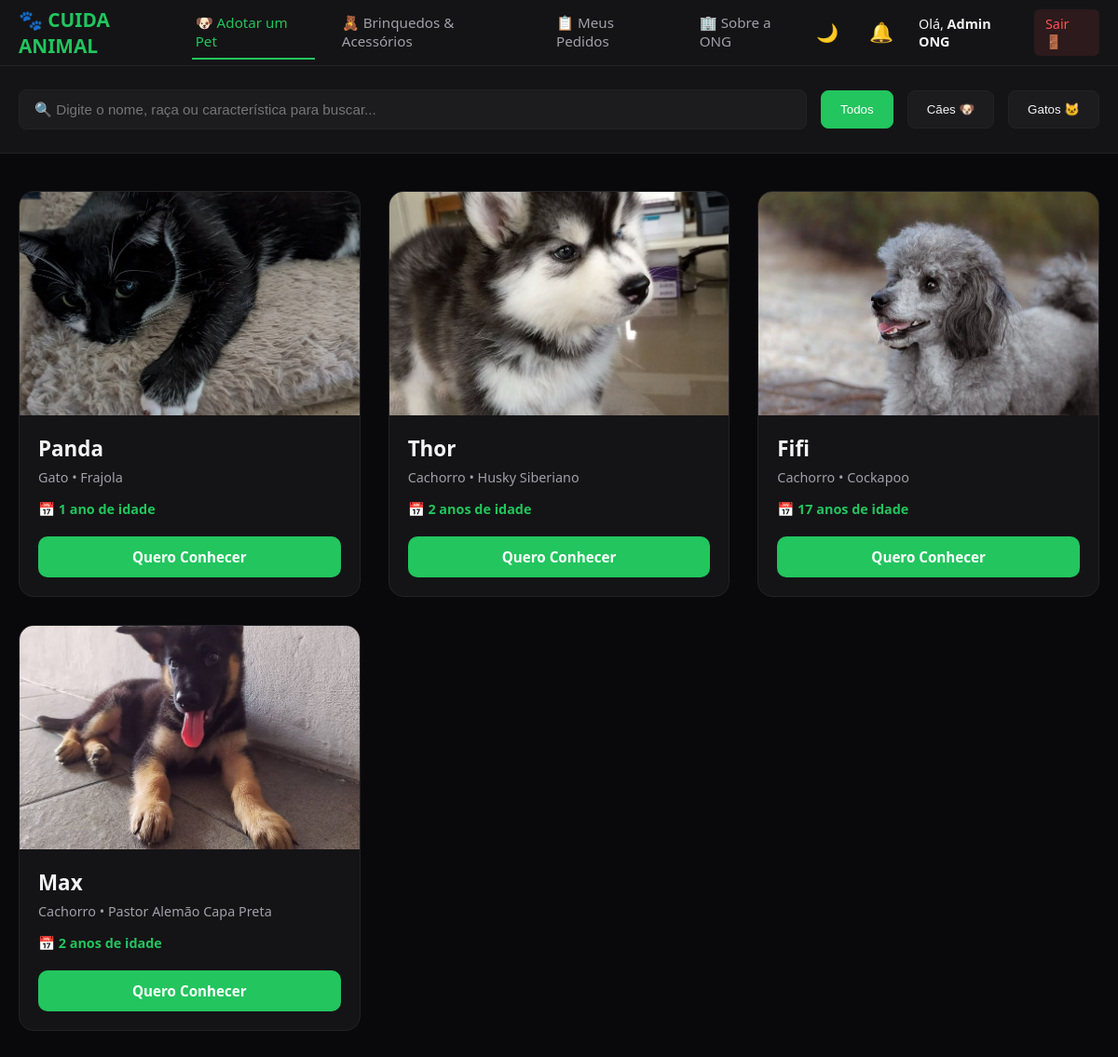
The page /painel-adotante.php (signed in) on the database its author committed.
### tables this page shows
CREATE TABLE IF NOT EXISTS `tb_animais` (
  `id` int(11) NOT NULL AUTO_INCREMENT,
  `nome` varchar(50) NOT NULL,
  `especie` varchar(50) NOT NULL,
  `raca` varchar(50) NOT NULL,
  `idade` int(11) NOT NULL DEFAULT 0,
  `cor` varchar(30) NOT NULL,
  `sexo` enum('Macho','Fêmea') NOT NULL,
  `descricao` text NOT NULL,
  `status` bit(1) NOT NULL DEFAULT b'1',
  `data` datetime NOT NULL DEFAULT current_timestamp(),
  `imagem` varchar(50) NOT NULL,
  PRIMARY KEY (`id`)
);

### painel-adotante.php (the view, shortened to what this page needs)
<?php
require_once 'backend/conexao.php';
try {
    $sql = "SELECT * FROM tb_animais ORDER BY id DESC";
    $comando = $conexao->prepare($sql);
    $comando->execute();
    $animais = $comando->fetchAll(PDO::FETCH_ASSOC);
} catch (PDOException $erro) {
    error_log($erro->getMessage());
    $animais = [];
}
?>
<!DOCTYPE html>
<html lang="pt-BR">
<head>
    <link class="tema-CSS" rel="stylesheet" href="assets/CSS/adotante.css">
</head>
<body>
    <?php include_once 'includes/header-publico.php'; ?>
    <section class="search-filter-section">
        <div class="search-container">
            <input type="text" id="pet-search" class="search-input" placeholder="🔍 Digite o nome, raça ou característica para buscar...">
            <button class="filter-btn active" onclick="filtrarEspecie('todos', this)">Todos</button>
            <button class="filter-btn" onclick="filtrarEspecie('Cachorro', this)">Cães 🐶</button>
            <button class="filter-btn" onclick="filtrarEspecie('Gato', this)">Gatos 🐱</button>
        </div>
    </section>
    <main class="main-wrapper">
        <div class="pets-grid" id="pets-grid">
            <?php if (empty($animais)): ?>
                <div class="no-pets">
                    <h3>Nenhum animal cadastrado no momento. 🐾</h3>
                    <p>Fique de olho, novos amiguinhos podem chegar a qualquer instante!</p>
                </div>
            <?php else: ?>
                <?php foreach ($animais as $pet): ?>
                    <div class="pet-card" data-especie="<?php echo htmlspecialchars($pet['especie']); ?>">
                        <div class="pet-img-container">
                            <img src="assets/img/imagens-ong/<?php echo htmlspecialchars($pet['imagem']); ?>" alt="Foto de <?php echo htmlspecialchars($pet['nome']); ?>" class="pet-img">
                        </div>
                        <div class="pet-info">
                            <h2 class="pet-name"><?php echo htmlspecialchars($pet['nome']); ?></h2>
                            <p class="pet-details"><?php echo htmlspecialchars($pet['especie']); ?> &bull; <?php echo htmlspecialchars($pet['raca']); ?></p>
                            <p class="pet-age">
                                📅 <?php echo ($pet['idade'] == 1) ? "1 ano de idade" : htmlspecialchars($pet['idade']) . " anos de idade"; ?>
                            </p>
                            <a href="animal-info.php?id=<?php echo $pet['id']; ?>" class="btn-adopt">Quero Conhecer</a>
                        </div>
                    </div>
                <?php endforeach; ?>
            <?php endif; ?>
        </div>
    </main>
</body>
</html>

### assets/CSS/adotante.css (style rules this page uses)
:root { --bg-puro: #f8f9fa; --bg-card: #ffffff; --bg-nav: #ffffff; --texto-master: #18181b; --texto-suave: #71717a; --borda-suave: #e4e4e7; --primary: #22c55e; --primary-hover: #16a34a; --input-bg: #ffffff; }
body.dark-theme { --bg-puro: #09090b; --bg-card: #141416; --bg-nav: #141416; --texto-master: #f4f4f5; --texto-suave: #a0a0aa; --borda-suave: #222227; --input-bg: #1c1c1f; }
body { background-color: var(--bg-puro); color: var(--texto-master); margin: 0; padding: 0; font-family: 'Segoe UI', system-ui, sans-serif; transition: background-color 0.3s ease, color 0.3s ease; }
.search-filter-section { background-color: var(--bg-card); border-bottom: 1px solid var(--borda-suave); padding: 25px 0; transition: background-color 0.3s ease, border-color 0.3s ease; }
.search-container { max-width: 1200px; margin: 0 auto; padding: 0 20px; display: flex; gap: 15px; align-items: center; }
.search-input { flex: 1; background-color: var(--input-bg); border: 1px solid var(--borda-suave); color: var(--texto-master); padding: 12px 16px; border-radius: 8px; font-size: 0.95rem; outline: none; transition: border-color 0.2s; }
.filter-btn { background-color: var(--input-bg); border: 1px solid var(--borda-suave); color: var(--texto-master); padding: 12px 20px; border-radius: 8px; font-weight: 500; cursor: pointer; transition: all 0.2s; }
.filter-btn.active, .filter-btn:hover { background-color: var(--primary); border-color: var(--primary); color: #ffffff; }
.main-wrapper { max-width: 1200px; margin: 40px auto; padding: 0 20px; }
.pets-grid { display: grid; grid-template-columns: repeat(auto-fill, minmax(280px, 1fr)); gap: 30px; }
.pet-card { background-color: var(--bg-card); border: 1px solid var(--borda-suave); border-radius: 16px; overflow: hidden; display: flex; flex-direction: column; transition: transform 0.2s ease, border-color 0.2s ease; }
.pet-img-container { width: 100%; height: 240px; }
.pet-img { width: 100%; height: 100%; object-fit: cover; }
.pet-info { padding: 20px; display: flex; flex-direction: column; flex: 1; }
.pet-name { font-size: 1.4rem; font-weight: 700; color: var(--texto-master); margin: 0 0 6px 0; }
.pet-details { font-size: 0.9rem; color: var(--texto-suave); margin: 0 0 15px 0; }
.pet-age { font-size: 0.9rem; color: var(--primary); font-weight: 600; margin-bottom: 20px; margin-top: auto; }
.btn-adopt { background-color: var(--primary); color: #ffffff; border: none; padding: 12px; border-radius: 10px; font-size: 0.95rem; font-weight: 600; text-align: center; text-decoration: none; transition: background 0.2s; }

### rows shown on the page
tb_animais: imagem (picture), nome "Panda", especie "Gato", raca "Frajola", idade "1 ano de idade"
tb_animais: imagem (picture), nome "Thor", especie "Cachorro", raca "Husky Siberiano", idade "2"
tb_animais: imagem (picture), nome "Fifi", especie "Cachorro", raca "Cockapoo", idade "17"
tb_animais: imagem (picture), nome "Max", especie "Cachorro", raca "Pastor Alemão Capa Preta", idade "2"

### other values the page prints
$_SESSION['user_nome'] "Admin ONG"
